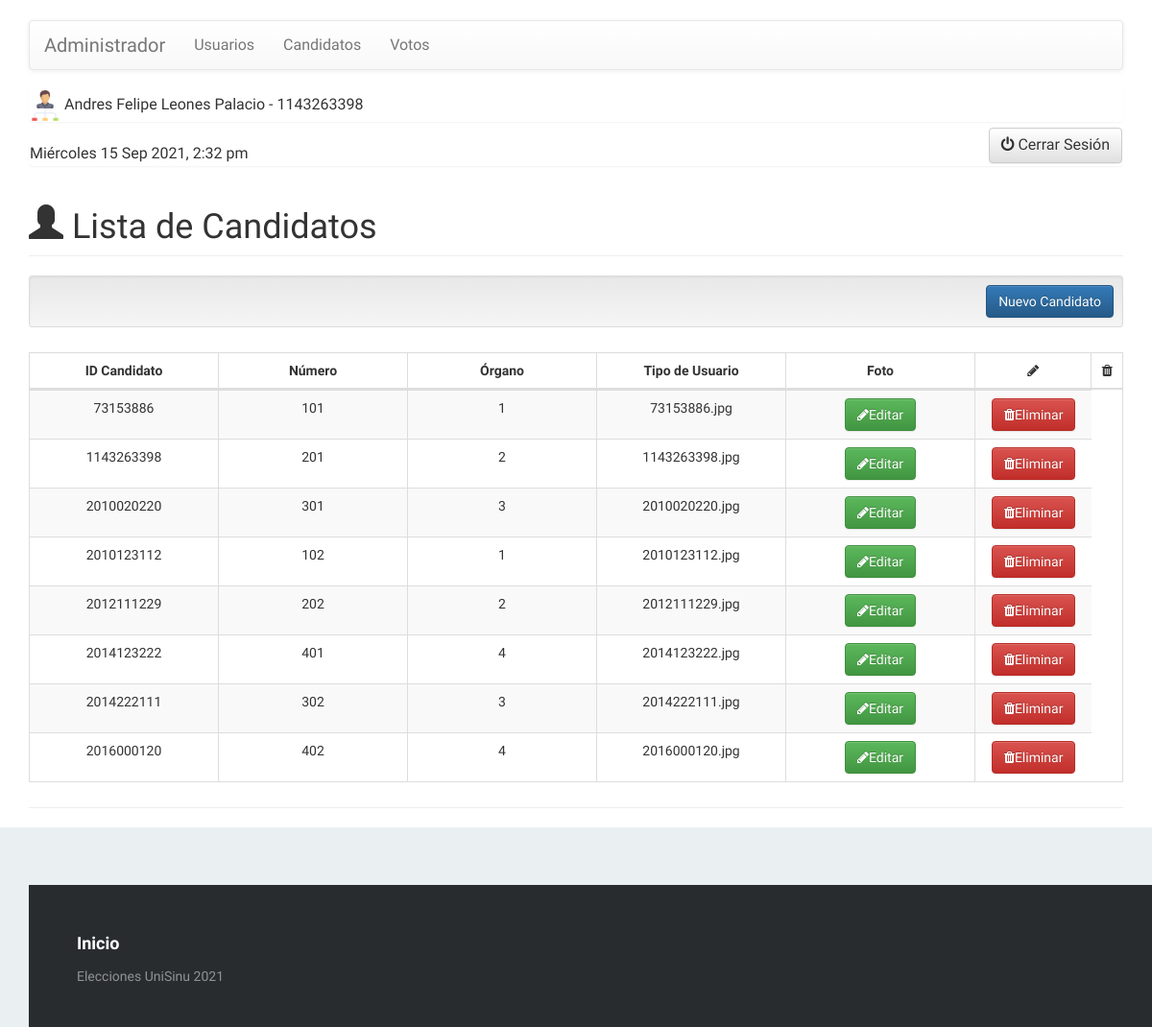
The app's page /view/indexCA.php (signed in) with its own data.
### tables this page shows
CREATE TABLE `candidato` (
  `id_candidato` int(12) NOT NULL,
  `numero` varchar(5) NOT NULL,
  `id_organo` int(2) NOT NULL,
  `foto` varchar(255) NOT NULL
);

### controller/candidato.controller.php (called while the page is built, shortened)
<?php
    require_once '../model/candidato.php';
    if(!isset($_SESSION["name"])){
        session_start();
        require_once '../view/error_usuarioCA.php';
    }else{
class CandidatoController{
    public function __CONSTRUCT(){
        $this->model = new candidato();
    }
    public function IndexC(){
        require_once '../view/header.php';
        require_once '../view/candidato/candidato.php';
        require_once '../view/footer.php';
    }
}
}
?>

### model/reloj.php (called while the page is built, shortened)
<?php
    $time1 = date('H:i:s', time());
    if(date("N") == 3)
    	$dia = "Miércoles";
    $time2 = $dia . date(' d M Y', time());
?>

### model/database.php (called while the page is built)
<?php
class Database
{
    public static function Conectar()
    {
        $pdo = new PDO('mysql:host=localhost;dbname=votaciones;charset=utf8', 'root', '');
        $pdo->setAttribute(PDO::ATTR_ERRMODE, PDO::ERRMODE_EXCEPTION);
        return $pdo;
    }
}
?>

### model/candidato.php (called while the page is built, shortened)
<?php
class candidato
{
	private $pdo;
	public function __CONSTRUCT()
	{
		try
		{
			$this->pdo = Database::Conectar();
		}
		catch(Exception $e)
		{
			die($e->getMessage());
		}
	}
	public function Listar()
	{
		try
		{
			$stm = $this->pdo->prepare("SELECT * FROM candidato");
			$stm->execute();
			return $stm->fetchAll(PDO::FETCH_OBJ);
		}
		catch(Exception $e)
		{
			die($e->getMessage());
		}
	}
}

### view/candidato/candidato.php (the view, shortened to what this page needs)
<?php
    if(!isset($_SESSION["name"])){
    session_start();
    require_once 'view/usuario/error_usuarioCA.php';
    }else{
        require_once '../model/reloj.php';
?>
<div class="panel" style="text-align: left; font-size: 16px;">
    <img src="../assets/img/admin.png">
      <?php
        echo $_SESSION["name"] . "  " . $_SESSION["name2"] . "  " . $_SESSION["ape1"] . "  " . $_SESSION["ape2"] . " - " . $_SESSION["id_usuario"];
      ?>
</div>
<div class="panel" style="text-align: left; font-size: 16px;">
    <?php
        echo $time2 . ', '; echo date("g:i a", strtotime($time1));
    ?>
    <div style="float: right;margin-top: -15px;">
        <button class="btn btn-default" onClick="cerrarSCA();" style="font-size: 16px;"><i class="fa fa-power-off" aria-hidden="true"></i>   Cerrar Sesión
        </button>
    </div>
</div>
<h1 class="page-header"><span class="glyphicon glyphicon-user"></span>          Lista de Candidatos</h1>
<div class="well well-sm text-right">
    <a class="btn btn-primary" href="?c=candidato&a=Nuevo">Nuevo Candidato</a>
</div>
<div class="row">
	<div class="col-md-12">
		<table id="example" class="table table-striped table-bordered table-hover " cellspacing="0" width="100%">
    		<thead>
        		<tr>
              		<th style="width:180px;">ID Candidato</th>
              		<th style="width:180px;">Número</th>
              		<th style="width:180px;">Órgano</th>
                  <th style="width:180px;">Tipo de Usuario</th>
              		<th style="width:180px;">Foto</th>
                  <th><em class="fa fa-pencil"></em></th>
                  <th><em class="fa fa-trash"></em></th>
        		</tr>
    		</thead>
    		<tbody>
    			<?php foreach($this->model->Listar() as $r): ?>
        		<tr>
            		<td><?php echo $r->id_candidato; ?></td>
            		<td><?php echo $r->numero; ?></td>
            		<td><?php echo $r->id_organo; ?></td>
            		<td><?php echo $r->foto; ?></td>
            		<td>
               		 <a class="btn btn-success" href="?c=candidato&a=Crud&id_candidato=<?php echo $r->id_candidato; ?>"><em class="fa fa-pencil"></em>Editar</a>
            		</td>
            		<td>
                		<button class="btn btn-danger" onClick="Eliminar(<?php echo $r->id_candidato; ?>);" href=""><em class="fa fa-trash" ></em>Eliminar</button>
            		</td>
        		</tr>
    			<?php endforeach; ?>
    		</tbody>
		</table>
	</div>
</div>
<?php } ?>

### view/indexCA.php (shortened to what this page needs)
<?php
  require_once '../model/database.php';
  if( $_SESSION["idrol"] == 'V' ){
    require_once '../view/error_usuarioCA.php';
  }else{
  if(!isset($_REQUEST['c']))
  {
    $controller = new $controller;
    $controller->IndexC();
  }
}

### view/header.php (shortened to what this page needs)
<!DOCTYPE html>
<html lang="es">
	<head>
    <link rel="stylesheet" href="../assets/css/bootstrap.min.css" />
    <link rel="stylesheet" href="../assets/css/bootstrap-theme.min.css" />
		<link rel="stylesheet" href="../assets/css/dataTables.bootstrap.min.css">
    <link rel="stylesheet" href="../assets/css/style.css" />
    <link rel="stylesheet" href="../assets/css/demo.css">
    <link rel="stylesheet" href="../assets/css/footer-distributed.css">
		<link rel="stylesheet" href="http://maxcdn.bootstrapcdn.com/font-awesome/4.2.0/css/font-awesome.min.css">
	</head>
    <body>
    <div class="container contenido">
    <br>
		<nav class="navbar navbar-default">
  			<div class="container-fluid">
    			<div class="navbar-header">
      				<a class="navbar-brand" style="font-size: 20px;">Administrador</a>
    			</div>
    			<ul class="nav navbar-nav">
      				<li style="font-size: 16px;"><a href="../view/indexUS.php">Usuarios</a></li>
      				<li style="font-size: 16px;"><a href="../view/indexCA.php">Candidatos</a></li>
							<li style="font-size: 16px;"><a href="../view/indexUSJU.php">Votos</a></li>
    			</ul>
  			</div>
		</nav>

### view/footer.php (shortened to what this page needs)
            <div class="row">
                <div class="col-xs-12">
                    <hr />
                    <footer class="footer-distributed">
			                <div class="footer-left">
				                <p class="footer-links">
					                <a href="../view/indexUS.php">Inicio</a>
				                </p>
				                <p>Elecciones UniSinu 2021</p>
			                </div>
		            </footer>
                </div>
            </div>
        </div>
    </body>
</html>

### assets/css/demo.css (style rules this page uses)
* { padding:0; margin:0; }
html { background-color: #eaf0f2; }
body { font:14px/1.5 Arial, Helvetica, sans-serif; }
footer { position: fixed; bottom: 0; }

### assets/css/footer-distributed.css (style rules this page uses)
.footer-distributed { background-color: #292c2f; box-shadow: 0 1px 1px 0 rgba(0, 0, 0, 0.12); box-sizing: border-box; width: 100%; text-align: left; font: normal 16px sans-serif; padding: 45px 50px; margin-top: 80px; }
.footer-distributed .footer-left p { color: #8f9296; font-size: 14px; margin: 0; }
.footer-distributed p.footer-links { font-size:18px; font-weight: bold; color: #ffffff; margin: 0 0 10px; padding: 0; }
.footer-distributed p.footer-links a { display:inline-block; line-height: 1.8; text-decoration: none; color: inherit; }

### view/header.php (style rules this page uses)
* { font-family: 'Ubuntu', sans-serif; }

### records on screen
candidato: id_candidato "73153886", numero "101", id_organo "1", foto "73153886.jpg"
candidato: id_candidato "1143263398", numero "201", id_organo "2", foto "1143263398.jpg"
candidato: id_candidato "2010020220", numero "301", id_organo "3", foto "2010020220.jpg"
candidato: id_candidato "2010123112", numero "102", id_organo "1", foto "2010123112.jpg"
candidato: id_candidato "2012111229", numero "202", id_organo "2", foto "2012111229.jpg"
candidato: id_candidato "2014123222", numero "401", id_organo "4", foto "2014123222.jpg"
candidato: id_candidato "2014222111", numero "302", id_organo "3", foto "2014222111.jpg"
candidato: id_candidato "2016000120", numero "402", id_organo "4", foto "2016000120.jpg"

### other values on screen
$_SESSION["name"] "Andres"
$_SESSION["name2"] "Felipe"
$_SESSION["ape1"] "Leones"
$_SESSION["ape2"] "Palacio"
$_SESSION["id_usuario"] "1143263398"
$time2 "Miércoles 15 Sep 2021"
date("g:i a", strtotime($time1)) "2:32 pm"
